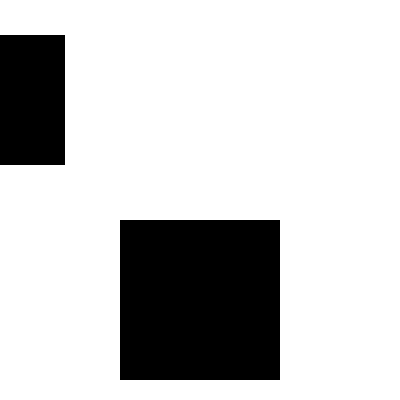
Frame 1 (no input)
Frame 60 (the mouse pressed at the canvas centre just before this capture): identical to frame 1, image omitted
Frame 120 (the mouse held since frame 60 and released just before this capture): identical to frame 1, image omitted

The Processing sketch that drew this single still picture (run headless with seeded random() and noise(); from frame 60 on, the mouse is pressed at the canvas centre):

// Processing sketch: mapeo
// ── mapeo.pde
float posX, ang, col1, col2;

void setup() {
  size(400, 400);
  noStroke();
  
}

void draw() {
  background(255);
  
  if(mouseX>120 && mouseX<280 && mouseY>220 && mouseY<380) {
    posX = map(mouseX, 120, 280, -65, 465);          //mapear (qué mapeo, primer pto rango, 2 pto del rango, primer pto rango (lugara al que quiero llevar el objeto, 2o pto..)
    ang = map(mouseY, 220, 380, 0, 360);              //que gire segun eje y
    col1 = map(mouseY, 220, 380, 0, 255); 
    col2 = 255 - col1;
    //col2 = map(mouseY, 220, 380, 255,0);          //otra forma de ponerlo
  }
  
  fill(col1, 0, col1);
  rect(120, 220, 160, 160);
  
  pushMatrix();
  translate(posX, 100);
  rotate(radians(ang));
  
  fill(col2, col2, 0);
  rect(-65, -65, 130, 130);
  
  
  popMatrix();
}
